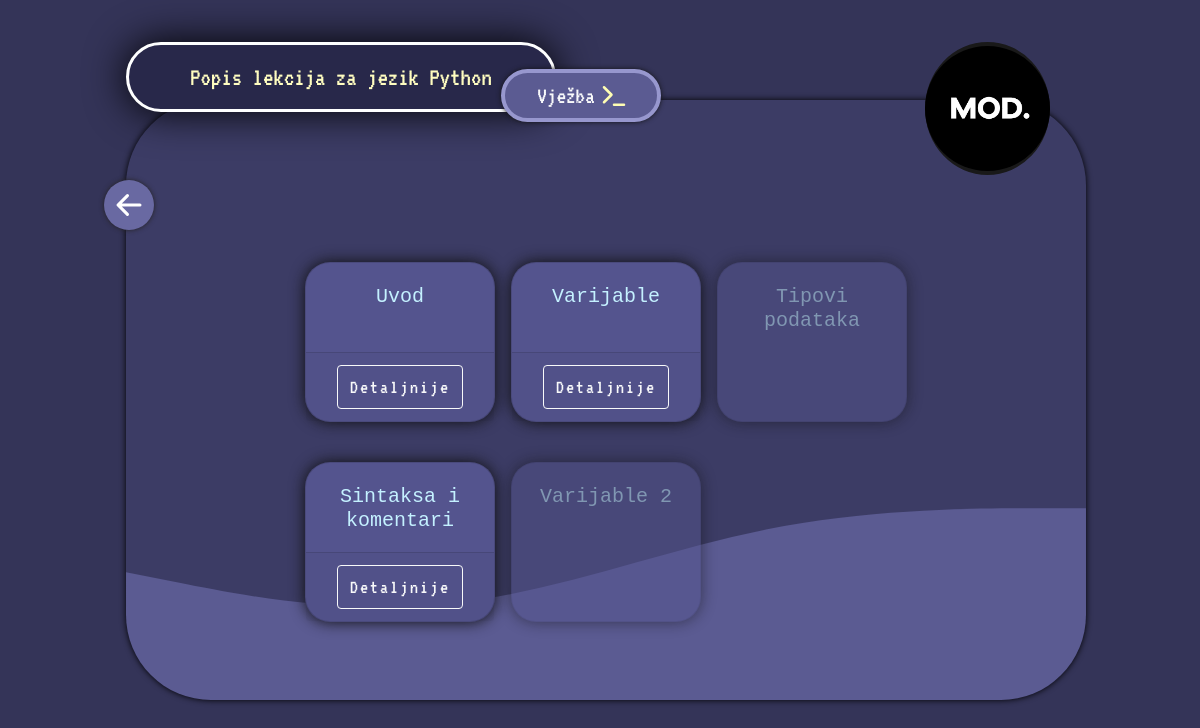
The page /app/lessons.php?lid=1 (signed in) on the database its author committed.
### tables this page shows
CREATE TABLE `user_profile` (
  `id` int(11) NOT NULL,
  `username` varchar(15) NOT NULL,
  `password` varchar(60) NOT NULL,
  `image` varchar(255) DEFAULT NULL,
  `role_code` varchar(3) NOT NULL DEFAULT 'USR'
);

CREATE TABLE `language` (
  `id` int(11) NOT NULL,
  `name` varchar(25) NOT NULL,
  `image` varchar(255) DEFAULT NULL,
  `description` text NOT NULL,
  `compiler_mode` varchar(15) NOT NULL,
  `language_version` tinyint(1) NOT NULL,
  `editor_mode` varchar(15) NOT NULL
);

CREATE TABLE `lesson` (
  `id` int(11) NOT NULL,
  `name` varchar(100) NOT NULL,
  `description` text NOT NULL,
  `language_id` int(11) NOT NULL,
  `precondition` int(11) NOT NULL DEFAULT 0
);

### class/user.php (called while the page is built, shortened)
<?php
class User
{
    private $conn;
    private $table = "user_profile";
    public function __construct($db)
    {
        $this->conn = $db;
    }
    public function getUserById($id)
    {
        $query = "SELECT l.id, l.username, l.image, l.role_code FROM " . $this->table . " l WHERE l.id=?";
        $stmt = $this->conn->prepare($query);
        $stmt->bindParam(1, $id);
        if ($stmt->execute()) {
            if ($stmt->rowCount() > 0) {
                return $stmt;
            } else {
                return false;
            }
        }
    }
}

### class/language.php (called while the page is built, shortened)
<?php
class Language
{
    private $conn;
    private $table = "language";
    public function __construct($db)
    {
        $this->conn = $db;
    }
    public function getLanguageById($id)
    {
        $query = "SELECT l.id, l.name, l.description, l.image, l.compiler_mode, l.language_version, l.editor_mode FROM " . $this->table . " l WHERE l.id=?";
        $stmt = $this->conn->prepare($query);
        $stmt->bindParam(1, $id);
        if ($stmt->execute()) {
            if ($stmt->rowCount() > 0) {
                return $stmt;
            } else {
                return false;
            }
        }
    }
}

### class/lesson.php (called while the page is built, shortened)
<?php
class Lesson
{
    private $conn;
    private $table = "lesson";
    private $language_id;
    public function __construct($db)
    {
        $this->conn = $db;
    }
    public function set_language_id($language_id)
    {
        $this->language_id = $language_id;
    }
    public function getLessons($byLangId,$limitStart=null,$limitNmbr=10)
    {
        $query = "SELECT l.id, l.name, l.description, l.precondition FROM " . $this->table . " l ORDER BY l.id";
        if($byLangId) {
            $query = "SELECT l.id, l.name, l.description, l.precondition FROM " . $this->table . " l WHERE language_id=? ORDER BY l.id";
        }
        $stmt = $this->conn->prepare($query);
        if($byLangId) {
            $stmt->bindParam(1, $this->language_id);
        }
        $stmt->execute();
        return $stmt;
    }
}

### app/lessons.php (the view, shortened to what this page needs)
<link rel="stylesheet" type="text/css" href="//cdn.jsdelivr.net/npm/slick-carousel@1.8.1/slick/slick.css" />
<?php
include_once("header.php");
include_once("../class/language.php");
include_once("../class/lesson.php");
include_once("../class/user.php");
$db = connect();
if (isset($_GET['lid'])) {
    $language_id = (int)$_GET['lid'];
} else {
    $_SESSION['redirect_message'] = "Greška pri učitavanju sadržaja!";
    header_redirect();
}
if (isset($_SESSION['user_id'])) {
    $user_id = $_SESSION['user_id'];
    $user = new User($db);
    if ($stmt = $user->getUserById($user_id)) {
        $user_row = $stmt->fetch(PDO::FETCH_ASSOC);
        extract($user_row);
        $avi = $image;
    }
} else {
    $_SESSION['redirect_message'] = "Nemate pravo pristupa sadržaju!";
    header_redirect();
}
$language = new Language($db);
$language->set_id($language_id);
$lang_name_stmt = $language->getLanguageById($language_id);
if ($lang_name_stmt) {
    $lang_name_row = $lang_name_stmt->fetch(PDO::FETCH_ASSOC);
    $lang_name = $lang_name_row['name'];
}
$passed_lessons = array();
$lesson = new Lesson($db);
$lesson->set_language_id($language_id);
$stmt = $lesson->getLessons(true);
$numrows = $stmt->rowCount();
?>
<div id="wrapper-list">
    <div class="back-button">
    </div>
    <div class="profile-button">
        <img id="navbarDropdown" data-toggle="dropdown" aria-expanded="false" class="center avi" width="50" height="auto" src="<?php if (!is_null($avi)) {
                                                                                                                                    echo "../cms/img/user/" . $avi;
                                                                                                                                } else {
                                                                                                                                    echo "img/default.jpg";
                                                                                                                                } ?>">
    </div>
    <div id="upper-list">
    <div id="upper-practice" class="practiceButton" data-name="l-<?php echo $language_id; ?>">
            <div class="container-text">Vježba</div>
        </div>
        <div class="container-text">Popis lekcija za jezik <?php if (isset($lang_name)) {
                                                                echo htmlspecialchars(strip_tags($lang_name));
                                                            } ?></div>
    </div>
    <div id="outer">
        <div id="cards" class="lesson-cards">
            <?php
            if ($numrows > 0) { ?>
                <div class="slick-wrapper">
                    <div id="slick1">
                        <?php
                        while ($lesson_row = $stmt->fetch(PDO::FETCH_ASSOC)) {
                            extract($lesson_row);
                            if (($precondition == 0) || (in_array($precondition, $passed_lessons))) {   ?>
                                <div class="slide-item">
                                    <div class='card text-center mb-3 list-card lesson-card' style="width: 15rem; height:10rem;">
                                        <div class='card-body'>
                                            <h5 class='card-title'>
                                                <?php echo htmlspecialchars(strip_tags($name)); ?>
                                            </h5>
                                        </div>
                                        <div class='card-footer'>
                                            <a class="btn btn-outline-light" href="lesson.php?lid=<?php echo $id ?>" role="button">Detaljnije</a>
                                        </div>
                                    </div>
                                </div>
                            <?php
                            } else {
                                ?>
                                <div class="slide-item">
                                    <div class='card text-center mb-3 list-card lesson-card' style="width: 15rem; height:10rem; opacity:0.5;">
                                        <div class='card-body'>
                                            <h5 class='card-title'>
                                                <?php echo htmlspecialchars(strip_tags($name)); ?>
                                            </h5>
                                        </div>
                                    </div>
                                </div>
                        <?php
                            }
                        } ?>
                    </div>
                </div>
            <?php } else {
                echo "<div class='details-desc'><span>Nema rezultata</span></div>";
            }
            ?>
        </div>
    </div>
</div>
<?php
include_once("footer.php");
?>

### app/css/style.css (style rules this page uses)
.center { display: block; margin-left: auto; margin-right: auto; width: 75%; }
.card-title { text-decoration: none; margin-bottom: 1.2rem; font-family: monospace; }
body { background-color: black; }
#outer { width: 80vw; height: 75vh; border-radius: 85px; overflow: hidden; background-color: #414e7d; }
.dark #outer { background-color: #2c2c4a; }
#wrapper-list #outer { background-image: url(../img/waves-light.svg); background-position: bottom; background-repeat: no-repeat; background-color: #9db2ff; box-shadow: 0px 0px 6px black; }
.container-text { padding: 3%; overflow-wrap: anywhere; }
#cards { width: 80%; position: relative; margin: 10vw auto; color: white; font-size: 18px; font-family: 'Source Code Pro', monospace; }
.card { border-radius: 25px; box-shadow: 0px 0 15px #101010; color: #c7ffff!important; background-color: #677ed5; min-width: 275px; min-height: 240px; }
#wrapper-list { display: flex; padding-left: 10.5%; align-items: center; width: 100%; height: 100vh; background-color: #6072b0; position: relative; }
#upper-list { display: flex; align-items: center; justify-content: center; color: white; font-family: 'VT323', monospace; font-size: 26px; position: absolute; align-self: flex-start; margin-top: 3.5vw; width: 30vw; min-width: 430px; height: auto; border: 3.5px solid #feffff; background-color: #1d1c1c; border-radius: 35px; box-shadow: 0px 0 40px #000000; z-index: 4; }
.card-body { flex: 1 1 auto; padding: 1.2rem 1rem; overflow: hidden; }
#slick1 .card-body { padding: 1.4rem 1rem; }
.back-button { display: flex; color: white; position: absolute; left: 8.7vw; top: 10vw; background-color: #4f63ad; border-radius: 30px; box-shadow: 0px 0 5px #252323; justify-content: center; }
.smallDivs { width: 50px; height: auto; }
.profile-button { align-items: center; display: flex; color: #696969; position: absolute; right: 12.5vw; width: 6.5vw; min-width: 125px; min-height: 125px; height: auto; border-width: 4px; background-color: #1b1919; border-radius: 50%; box-shadow: 0px 0 15px #f7f1f132; justify-content: center; top: 3.5vw; border-style: solid; z-index: 4; }
.avi { border-radius: 50%; width: 102%; height: 102%; min-width: 125px; min-height: 125px; }
#upper-practice { display: flex; align-items: center; justify-content: center; color: #f8f9fa; font-family: 'VT323', monospace; font-size: 24px; position: absolute; align-self: flex-start; margin-top: 1.0em; right: -4.5em; width: 10vw; min-width: 160px; height: auto; border: 4.5px solid #b0c1ff; background-color: #4f63ad; border-radius: 35px; box-shadow: 0px 0 5px #151517; z-index: 5; cursor: pointer; }
#upper-practice .smallDivs { width: 30px; color: #c3f2fc; }
.card-footer .btn-outline-light { font-family: 'VT323', monospace; letter-spacing: 2px; font-size: 20px; }
* { scrollbar-width: thin; scrollbar-color: #b0c1ff #4f63ad; }
.lesson-card { min-width: 190px; min-height: 160px; }
.slick-wrapper { width: 100%; }
.slide-item { display: flex !important; justify-content: center; align-items: center; text-align: center; height: 200px; }
.dark #wrapper-list { background-color: #343458; }
.dark #wrapper-list #outer { background-color: #3c3c65; background-image: url(../img/waves-dark.svg); }
.dark #upper-list { background-color: #28284a; color: #fffdc0; }
.dark #upper-practice { border: 4.5px solid #9797ce; background-color: #5b5b92; }
.dark #upper-practice .smallDivs { color: #fffdb3; }
.dark .card { border-radius: 25px; box-shadow: 0px 0 15px #101010; color: #c4f1ff!important; background-color: #54548e; }
.dark .profile-button { color: #191919; box-shadow: 0 0 0 0; }
.dark .back-button { background-color: #6969a2; }
.lesson-cards { margin: 6.5vw auto !important; }
@media only screen and (max-width: 1440px) and (min-width:930px) { .back-button { top:15vw; } }
@media only screen and (max-width: 1200px) { .lesson-cards { margin: 10.5vw auto !important; } }

### app/css/sidebars.css (style rules this page uses)
body { min-height: 100vh; min-height: -webkit-fill-available; }
html { height: -webkit-fill-available; }
.bi { vertical-align: -.125em; pointer-events: none; fill: currentColor; }

### rows shown on the page
user_profile: image (picture)
language: name "Python"
lesson: name "Uvod"
lesson: name "Sintaksa i komentari"
lesson: name "Varijable"
lesson: name "Varijable 2"
lesson: name "Tipovi podataka"
